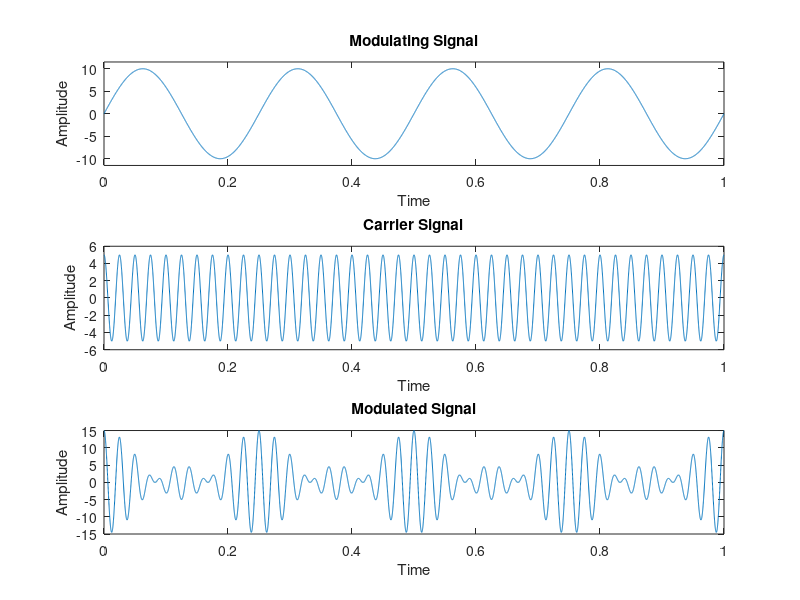

Recreate this plot in MATLAB.
clc;
clear all;
close all;
 
Vm = 10;
Vc = 5;
fm = 4;
fc = 40;
phi_m = 0;
phi_c = 0;
Ma = 2;
t = 0:0.0001:1;
% Modulating Signal
modulatingSignal = Vm*sin(2*pi*fm*t + phi_m)
subplot(3,1,1);
plot(t, modulatingSignal);
axis([0 1 -Vm-1.5 Vm+1.5]);
xlabel('Time');
ylabel('Amplitude');
title('Modulating Signal');
 
% Carrier Signal 
carrierSignal = Vc*cos(2*pi*fc*t + phi_c);
subplot(3,1,2);
plot(t,carrierSignal);
axis([0 1 -Vc-1 Vc+1]);
xlabel('Time');
ylabel('Amplitude');
title('Carrier Signal');
 
% Modulating Signal
modulatedSignal = Vc.*cos(2*pi.*fc.*t).*(1 + Ma.*cos(2*pi.*fm.*t))
subplot(3,1,3);
plot(t, modulatedSignal);
xlabel('Time');
ylabel('Amplitude');
title('Modulated Signal');